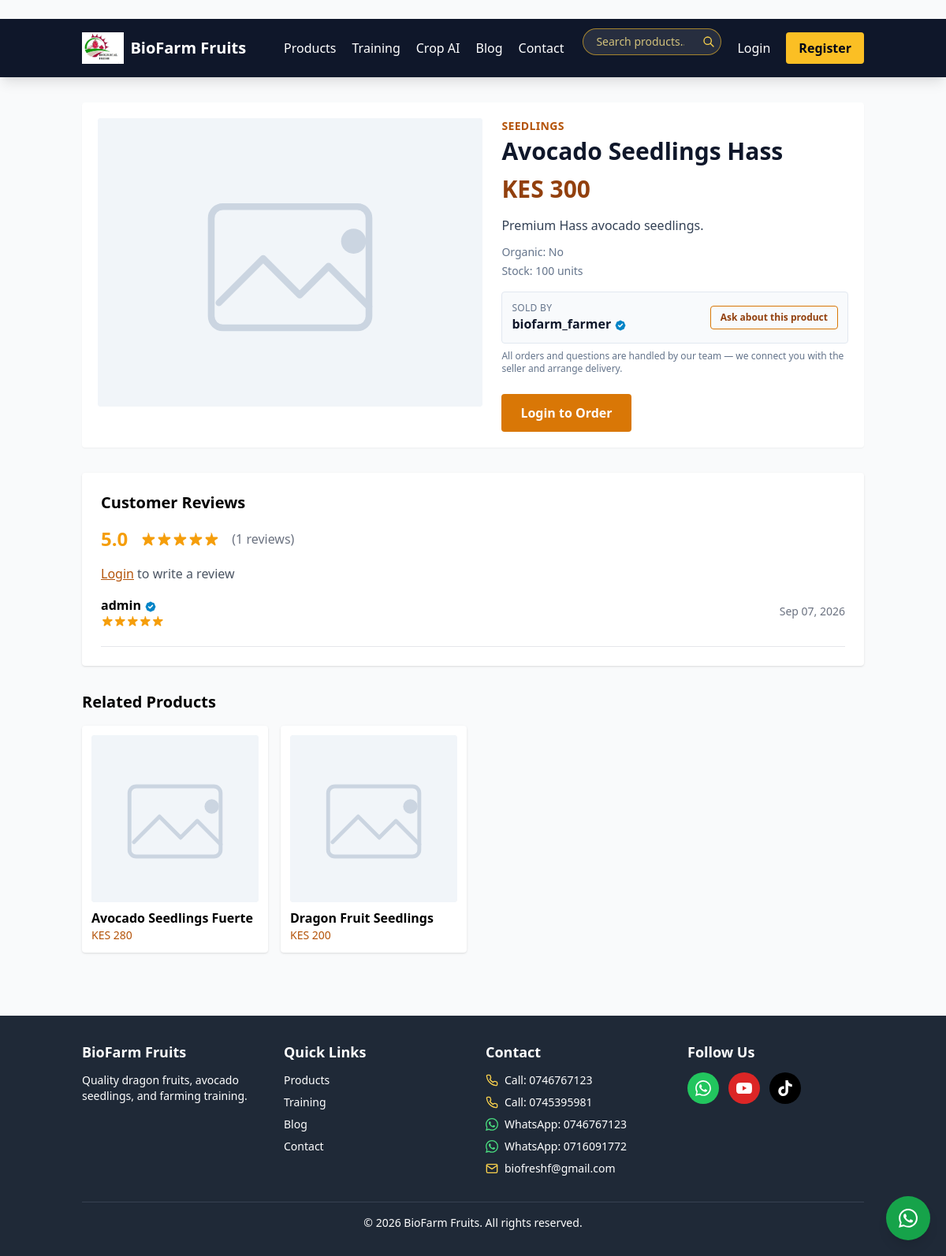
The app's page /product/3 with its own data.
### app.py (models this page shows, shortened)
class Product(db.Model):
    __tablename__ = 'products'
    id = db.Column(db.Integer, primary_key=True)
    name = db.Column(db.String(120), nullable=False)
    description = db.Column(db.Text)
    price = db.Column(db.Float, nullable=False)
    category = db.Column(db.String(50))
    sub_category = db.Column(db.String(50))
    organic = db.Column(db.Boolean, default=False)
    image = db.Column(db.String(200))
    stock = db.Column(db.Integer, default=0)
    farmer_id = db.Column(db.Integer, db.ForeignKey('users.id'))
    status = db.Column(db.String(20), default='approved')
    featured = db.Column(db.Boolean, default=False)
    views = db.Column(db.Integer, default=0)
    created_at = db.Column(db.DateTime, default=utcnow)
    updated_at = db.Column(db.DateTime, default=utcnow, onupdate=utcnow)
    farmer = db.relationship('User', backref='products')

class User(UserMixin, db.Model):
    __tablename__ = 'users'
    id = db.Column(db.Integer, primary_key=True)
    username = db.Column(db.String(80), unique=True, nullable=False)
    email = db.Column(db.String(120), unique=True, nullable=False)
    phone = db.Column(db.String(20))
    password_hash = db.Column(db.String(200))
    role = db.Column(db.String(20), default='customer')
    avatar = db.Column(db.String(200))
    bio = db.Column(db.Text)
    location = db.Column(db.String(120))
    verified = db.Column(db.Boolean, default=False)
    is_active = db.Column(db.Boolean, default=True)
    batch_number = db.Column(db.String(20), unique=True)
    created_at = db.Column(db.DateTime, default=utcnow)
    last_login = db.Column(db.DateTime)

class Review(db.Model):
    __tablename__ = 'reviews'
    id = db.Column(db.Integer, primary_key=True)
    product_id = db.Column(db.Integer, db.ForeignKey('products.id'), nullable=False)
    user_id = db.Column(db.Integer, db.ForeignKey('users.id'), nullable=False)
    rating = db.Column(db.Integer, nullable=False)
    comment = db.Column(db.Text)
    verified_purchase = db.Column(db.Boolean, default=False)
    created_at = db.Column(db.DateTime, default=utcnow)
    product = db.relationship('Product', backref='reviews')
    user = db.relationship('User', backref='reviews')

### app.py (the view)
@app.route('/product/<int:id>')
def product_detail(id):
    product = Product.query.filter_by(id=id, status='approved').first_or_404()
    product.views += 1
    db.session.commit()
    try:
        ensure_inbuilt_reviews(product)
    except Exception:
        db.session.rollback()
    reviews = Review.query.filter_by(product_id=id).order_by(Review.created_at.desc()).all()
    avg_rating = db.session.query(db.func.avg(Review.rating)).filter_by(product_id=id).scalar() or 0
    related = Product.query.filter_by(category=product.category, status='approved')\
                          .filter(Product.id != id).limit(4).all()
    return render_template('product_detail.html',
                         product=product,
                         reviews=reviews,
                         avg_rating=round(avg_rating, 1),
                         related=related)

### app.py (called while the page is built, shortened)
def utcnow():
    return datetime.now(timezone.utc)

def _tailwind_css():
    path = os.path.join(app.static_folder, 'css', 'tailwind.css')
    return 'css/tailwind.css' if os.path.exists(path) else None

def placeholder_image():
    return static_v(PLACEHOLDER_PATH)

def _request_cache(key, loader):
    try:
        store = g.setdefault('_biofarm_cache', {})
    except RuntimeError:      # no application/request context
        return loader()
    if key not in store:
        store[key] = loader()
    return store[key]

def upload_filename(value):
    if not value or not isinstance(value, str):
        return None
    value = value.strip()
    if value.startswith('/uploads/'):
        name = value[len('/uploads/'):].strip('/')
        return name or None
    if value.startswith(('http://', 'https://', '/', 'data:', 'blob:')):
        return None
    return value if '/' not in value and ' ' not in value else None

def upload_available(filename):
    return bool(filename) and filename in _uploaded_filenames()

def image_src(value, size=None):
    if not value or not isinstance(value, str):
        return placeholder_image()
    value = value.strip()
    if not value:
        return placeholder_image()
    if value.startswith(('http://', 'https://', 'data:', 'blob:')):
        return value

def image_srcset(value):
    filename = upload_filename(value)
    if not upload_available(filename):
        return ''

def static_v(filename):
    def mtimes():
        stamps = {}
        for folder in ('css', 'js', 'img'):
            directory = os.path.join(app.static_folder, folder)
            try:
                for name in os.listdir(directory):
                    full = os.path.join(directory, name)
                    if os.path.isfile(full):
                        stamps[f'{folder}/{name}'] = int(os.path.getmtime(full))
            except OSError:
                pass
        return stamps
    stamp = _request_cache('static_mtimes', mtimes).get(filename)
    if not stamp:
        return url_for('static', filename=filename)
    return url_for('static', filename=filename, v=stamp)

def ensure_inbuilt_reviews(product):
    if not product or product.id is None or product.reviews:
        return 0

### notifications.py (called while the page is built)
def whatsapp_link(phone, text=''):
    from urllib.parse import quote
    msisdn = normalize_msisdn(phone)
    if not msisdn:
        return ''
    url = f'https://wa.me/{msisdn}'
    if text:
        url += f'?text={quote(text)}'
    return url

### templates/product_detail.html (shortened to what this page needs)
﻿{% extends "base.html" %}
{% from "_macros.html" import verified_badge, picture with context %}
{% block content %}
<section class="max-w-5xl mx-auto">
    <div class="grid gap-6 rounded bg-white p-5 shadow-sm md:grid-cols-[1fr_0.9fr]">
        <div>
            <div class="aspect-[4/3] overflow-hidden rounded bg-slate-100">
                {% if product.image %}
                {{ picture(product.image, product.name, eager=True, priority=True, sizes='(min-width: 768px) 45vw, 92vw') }}
                {% else %}
                <div class="flex h-full items-center justify-center text-slate-400">{{ product.name }}</div>
                {% endif %}
            </div>
        </div>
        <div>
            <p class="text-sm font-semibold uppercase tracking-wide text-amber-700">{{ product.category or 'Produce' }}</p>
            <h1 class="mt-1 text-3xl font-bold text-slate-900">{{ product.name }}</h1>
            <p class="mt-3 text-3xl font-extrabold text-amber-800">KES {{ "{:,.0f}".format(product.price or 0) }}</p>
            <p class="mt-4 text-slate-700">{{ product.description }}</p>
            <p class="mt-3 text-sm text-slate-500">Organic: {{ 'Yes' if product.organic else 'No' }}</p>
            <p class="mt-1 text-sm text-slate-500">Stock: {{ product.stock }} units</p>
            {% if product.farmer %}
            <div class="mt-4 flex flex-wrap items-center justify-between gap-3 rounded border border-slate-200 bg-slate-50 p-3">
                <div>
                    <p class="text-xs uppercase tracking-wide text-slate-500">Sold by</p>
                    <a href="{{ url_for('public_profile', username=product.farmer.username) }}" class="font-semibold text-slate-900 hover:text-amber-700">
                        {{ product.farmer.username }}
                    </a>
                    {{ verified_badge(product.farmer) }}
                </div>
                <a href="{{ url_for('contact') }}" class="rounded border border-amber-600 px-3 py-1.5 text-xs font-semibold text-amber-800 hover:bg-amber-50">Ask about this product</a>
            </div>
            <p class="mt-2 text-xs text-slate-500">All orders and questions are handled by our team — we connect you with the seller and arrange delivery.</p>
            {% endif %}
            {% if current_user.is_authenticated %}
            <div class="mt-6 rounded border border-slate-200 p-4">
                <h2 class="font-bold">Order Now</h2>
                <form method="POST" action="{{ url_for('place_order', product_id=product.id) }}" class="mt-4">
                    <input type="hidden" name="csrf_token" value="{{ csrf_token }}">
                    <div class="mb-3">
                        <label class="block text-sm font-medium">Quantity</label>
                        <input type="number" name="quantity" min="1" max="{{ product.stock }}" value="1" class="mt-1 w-28 rounded border px-3 py-2">
                    </div>
                    <div class="mb-3">
                        <label class="block text-sm font-medium">Delivery Address <span class="text-red-600">*</span></label>
                        <input type="text" name="delivery_address" required placeholder="e.g. Plot 12, Kangemi Road, Nairobi" class="mt-1 w-full rounded border px-3 py-2">
                    </div>
                    <div class="mb-3">
                        <label class="block text-sm font-medium">Delivery Phone <span class="text-red-600">*</span></label>
                        <input type="tel" name="delivery_phone" required placeholder="e.g. 0712 345 678"
                               value="{{ current_user.phone or '' }}" class="mt-1 w-full rounded border px-3 py-2">
                        <p class="mt-1 text-xs text-slate-500">We use this number to contact you and arrange delivery.</p>
                    </div>
                    <div class="mb-3">
                        <label class="block text-sm font-medium">Notes (Optional)</label>
                        <textarea name="notes" rows="2" class="mt-1 w-full rounded border px-3 py-2"></textarea>
                    </div>
                    <button type="submit" class="w-full rounded bg-amber-600 px-5 py-3 font-bold text-white hover:bg-amber-700">Place Order</button>
                </form>
            </div>
            {% else %}
            <a href="/login" class="mt-6 inline-block rounded bg-amber-600 px-6 py-3 font-bold text-white hover:bg-amber-700">Login to Order</a>
            {% endif %}
        </div>
    </div>
    <div class="mt-8 bg-white rounded shadow p-6">
        <h3 class="text-xl font-bold mb-4">Customer Reviews</h3>
        <div class="flex items-center gap-4 mb-4">
            <div class="text-2xl font-bold text-amber-500">{{ "%.1f"|format(avg_rating) }}</div>
            <div class="text-amber-500">
            </div>
            <div class="text-gray-500">({{ reviews|length }} reviews)</div>
        </div>
        {% if current_user.is_authenticated %}
        <div class="mb-6 p-4 bg-gray-50 rounded">
            <h4 class="font-semibold mb-2">Write a Review</h4>
            <form method="POST" action="/product/{{ product.id }}/review">
                <input type="hidden" name="csrf_token" value="{{ csrf_token }}">
                <div class="flex items-center gap-4 mb-3">
                    <label class="font-medium">Rating:</label>
                    <select name="rating" class="px-3 py-1 border rounded">
                        <option value="5">5 - Excellent</option>
                        <option value="4">4 - Good</option>
                        <option value="3">3 - Average</option>
                        <option value="2">2 - Poor</option>
                        <option value="1">1 - Bad</option>
                    </select>
                </div>
                <textarea name="comment" rows="3" class="w-full px-4 py-2 border rounded" placeholder="Share your experience..."></textarea>
                <button type="submit" class="mt-2 bg-amber-600 text-white px-4 py-2 rounded hover:bg-amber-700">Submit Review</button>
            </form>
        </div>
        {% else %}
        <p class="text-gray-600 mb-4"><a href="/login" class="text-amber-700 underline">Login</a> to write a review</p>
        {% endif %}
        <div class="space-y-4">
            {% for review in reviews %}
            <div class="border-b pb-4">
                <div class="flex flex-wrap items-center justify-between gap-2">
                    <div>
                        <span class="font-semibold">{{ review.user.username }}</span>
                        {{ verified_badge(review.user) }}
                        <div class="text-amber-500">
                        </div>
                    </div>
                    <span class="text-sm text-gray-500">{{ review.created_at.strftime('%b %d, %Y') }}</span>
                </div>
            </div>
            {% else %}
            <p class="text-gray-500">No reviews yet. Be the first to review!</p>
            {% endfor %}
        </div>
    </div>
    {% if related %}
    <div class="mt-8">
        <h3 class="text-xl font-bold mb-4">Related Products</h3>
        <div class="grid grid-cols-1 sm:grid-cols-2 lg:grid-cols-4 gap-4">
            {% for item in related %}
            <a href="/product/{{ item.id }}" class="bg-white p-3 rounded shadow hover:shadow-lg transition">
                <div class="aspect-square bg-gray-100 rounded overflow-hidden">
                    {% if item.image %}
                    {{ picture(item.image, item.name, sizes='(min-width: 640px) 22vw, 45vw') }}
                    {% endif %}
                </div>
                <p class="font-semibold mt-2">{{ item.name }}</p>
                <p class="text-sm text-amber-700">KES {{ "{:,.0f}".format(item.price) }}</p>
            </a>
            {% endfor %}
        </div>
    </div>
    {% endif %}
</section>
{% endblock %}

### templates/_macros.html (shortened to what this page needs)
{% macro verified_badge(user=None, verified=False) -%}
{%- if (user is defined and user and user.verified) or (user is not defined and verified) -%}
<span class="inline-flex items-center text-sky-600 align-middle" title="Verified member" aria-label="Verified member">
</span>
{%- endif -%}
{%- endmacro %}
{% macro picture(value, alt, class='h-full w-full object-cover', sizes='(min-width: 1024px) 25vw, (min-width: 640px) 50vw, 92vw', eager=False, priority=False, fallback=None) -%}
{%- set srcset = image_srcset(value) -%}
<img src="{{ fallback if fallback else image_src(value, size='thumb') }}"
     alt="{{ alt }}"
     class="{{ class }}"
     loading="{{ 'eager' if eager else 'lazy' }}"
     decoding="{{ 'sync' if eager else 'async' }}"
     {% if priority %}fetchpriority="high"{% endif %}
     onerror="imgFallback(this)">
{%- endmacro %}

### records on screen
Product: category "SEEDLINGS", name "Avocado Seedlings Hass", price "300", description "Premium Hass avocado seedlings.", organic "No", stock "100"
User: farmer.username "biofarm_farmer"
Review: user.username "admin", rating 5 (drawn), created_at "Sep 07, 2026"
Product: name "Avocado Seedlings Fuerte", price "280"
Product: name "Dragon Fruit Seedlings", price "200"

### other values on screen
{{ company_name }} "BioFarm Fruits"
{{ "%.1f"|format(avg_rating) }} "5.0"
{{ reviews|length }} "1"
{{ company_phone }} "0746767123"
{{ company_phone_alt }} "0745395981"
{{ company_whatsapp }} "0746767123"
{{ company_whatsapp_alt }} "0716091772"
{{ company_email }} "biofreshf@gmail.com"
